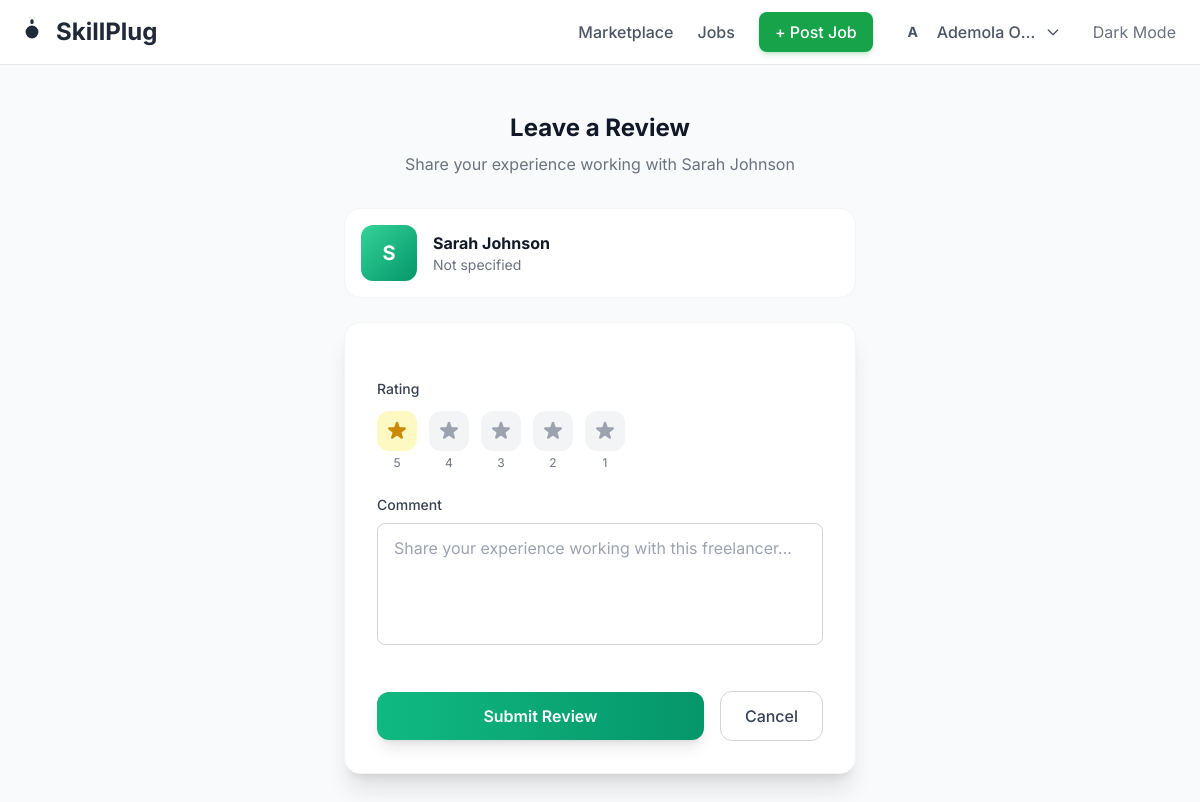
/reviews/freelancer/sarah_client/review/ (signed in), run on the app's committed database.
### apps/accounts/models.py (models this page shows, shortened)
class User(AbstractUser):
    ACCOUNT_TYPE_CHOICES = [
        ("student", "Student Freelancer"),
        ("client", "Client"),
        ("both", "Both"),
    ]
    AVAILABILITY_CHOICES = [
        ("available", "Available for Work"),
        ("busy", "Currently Busy"),
        ("not_available", "Not Available"),
    ]
    NIGERIAN_UNIVERSITIES = [
        ("unilag", "University of Lagos (UNILAG)"),
        ("ui", "University of Ibadan (UI)"),
        ("oau", "Obafemi Awolowo University (OAU)"),
        ("uniben", "University of Benin (UNIBEN)"),
        ("abu", "Ahmadu Bello University (ABU)"),
        ("unn", "University of Nigeria, Nsukka (UNN)"),
        ("lautech", "Ladoke Akintola University (LAUTECH)"),
        ("covenant", "Covenant University"),
        ("babcock", "Babcock University"),
        ("futa", "Federal University of Technology, Akure (FUTA)"),
        ("futo", "Federal University of Technology, Owerri (FUTO)"),
        ("lasu", "Lagos State University (LASU)"),
        ("eksu", "Ekiti State University (EKSU)"),
        ("other", "Other Institution"),
    ]
    email = models.EmailField(unique=True)
    full_name = models.CharField(max_length=200, blank=True)
    account_type = models.CharField(
        max_length=10,
        choices=ACCOUNT_TYPE_CHOICES,
        default="student",
    )
    school = models.CharField(
        max_length=50,
        choices=NIGERIAN_UNIVERSITIES,
        blank=True,
    )
    department = models.CharField(max_length=200, blank=True)
    bio = models.TextField(
        max_length=1000,
        blank=True,
        help_text="Tell clients about yourself, your skills and experience",
    )
    whatsapp = models.CharField(
        max_length=20,
        blank=True,
        help_text="WhatsApp number with country code (e.g., 2348012345678)",
    )
    skills = models.ManyToManyField(Skill, blank=True, related_name="users")
    profile_image = models.ImageField(
        upload_to="profiles/",
        blank=True,
        null=True,
        help_text="Upload a professional photo",
    )
    availability_status = models.CharField(
        max_length=15,
        choices=AVAILABILITY_CHOICES,
        default="available",
    )
    verified = models.BooleanField(default=False)
    verification_doc = models.ImageField(
        upload_to="verification/",
        blank=True,
        null=True,
        help_text="Upload student ID card for verification",
    )
    verification_date = models.DateTimeField(blank=True, null=True)
    profile_complete = models.BooleanField(default=False)
    date_joined = models.DateTimeField(auto_now_add=True)
    updated_at = models.DateTimeField(auto_now=True)
    saved_freelancers = models.ManyToManyField(
        "self",
        symmetrical=False,
        blank=True,
        related_name="saved_by",
    )
    dark_mode = models.BooleanField(default=False)
    USERNAME_FIELD = "email"
    REQUIRED_FIELDS = ["username"]
    class Meta:
        ordering = ["-date_joined"]
        verbose_name = "User"
        verbose_name_plural = "Users"
    def get_absolute_url(self):
        return reverse("freelancer_detail", kwargs={"username": self.username})
    @property
    def display_name(self):
        return self.full_name or self.username or self.email.split("@")[0]
    @property
    def school_display(self):
        for code, name in self.NIGERIAN_UNIVERSITIES:
            if code == self.school:
                return name
        return self.school or "Not specified"

### apps/reviews/views.py (the view)
@login_required
def create_review(request, username):
    freelancer = get_object_or_404(
        User,
        username=username,
        profile_complete=True,
    )
    if freelancer == request.user:
        messages.error(request, "You cannot review yourself.")
        return redirect("freelancer_detail", username=username)
    if Review.objects.filter(reviewer=request.user, freelancer=freelancer).exists():
        messages.info(request, "You have already reviewed this freelancer.")
        return redirect("freelancer_detail", username=username)
    if request.method == "POST":
        form = ReviewForm(
            request.POST,
            reviewer=request.user,
            freelancer=freelancer,
        )
        if form.is_valid():
            form.save()
            messages.success(request, "Review submitted successfully!")
            return redirect("freelancer_detail", username=username)
    else:
        form = ReviewForm(reviewer=request.user, freelancer=freelancer)
    return render(request, "reviews/review_form.html", {
        "form": form,
        "freelancer": freelancer,
        "title": f"Review {freelancer.display_name}",
    })

### apps/reviews/forms.py (shortened to what this page needs)
class ReviewForm(forms.ModelForm):
    rating = forms.ChoiceField(
        choices=RATING_CHOICES,
        initial=5,
        widget=forms.RadioSelect(attrs={
            "class": "sr-only peer",
        }),
    )
    comment = forms.CharField(
        required=False,
        widget=forms.Textarea(attrs={
            "class": "w-full px-4 py-3 rounded-lg border border-gray-300 focus:border-green-500 focus:ring-2 focus:ring-green-200 transition-all resize-none",
            "placeholder": "Share your experience working with this freelancer...",
            "rows": 4,
        }),
    )
    class Meta:
        model = Review
        fields = ["rating", "comment"]
    def __init__(self, *args, reviewer=None, freelancer=None, **kwargs):
        super().__init__(*args, **kwargs)
        self.reviewer = reviewer
        self.freelancer = freelancer

### apps/marketplace/context_processors.py (called while the page is built)
def marketplace_stats(request):
    return {
        "total_freelancers": User.objects.filter(profile_complete=True).count(),
        "total_verified": User.objects.filter(profile_complete=True, verified=True).count(),
        "popular_skills": Skill.objects.filter(is_active=True)[:8],
    }

### templates/reviews/review_form.html (shortened to what this page needs)
{% extends 'base.html' %}
{% block content %}
<section class="min-h-screen py-12 px-4 bg-gray-50 dark:bg-gray-900">
    <div class="max-w-lg mx-auto">
        <div class="text-center mb-8">
            <h1 class="text-2xl font-bold text-gray-900 dark:text-white">Leave a Review</h1>
            <p class="mt-2 text-gray-500 dark:text-gray-400">Share your experience working with {{ freelancer.display_name }}</p>
        </div>
        <div class="bg-white dark:bg-gray-800 rounded-2xl border border-gray-100 dark:border-gray-700 p-4 mb-6 flex items-center gap-4">
            {% if freelancer.profile_image %}
                <img src="{{ freelancer.profile_image.url }}" alt="{{ freelancer.display_name }}" class="w-14 h-14 rounded-xl object-cover">
            {% else %}
                <div class="w-14 h-14 rounded-xl bg-gradient-to-br from-primary-400 to-primary-600 flex items-center justify-center text-white text-xl font-bold">
                    {{ freelancer.display_name|first|upper }}
                </div>
            {% endif %}
            <div>
                <p class="font-bold text-gray-900 dark:text-white">{{ freelancer.display_name }}</p>
                <p class="text-sm text-gray-500 dark:text-gray-400">{{ freelancer.school_display|truncatechars:30 }}</p>
            </div>
        </div>
        <div class="bg-white dark:bg-gray-800 rounded-2xl shadow-xl border border-gray-100 dark:border-gray-700 p-6 md:p-8">
            <form method="post" class="space-y-6">
                <div>
                    <label class="block text-sm font-medium text-gray-700 dark:text-gray-300 mb-3">Rating</label>
                    <div class="flex items-center gap-3">
                        {% for value, label in form.rating.field.choices %}
                            <label class="cursor-pointer">
                                <div class="w-10 h-10 rounded-xl bg-gray-100 dark:bg-gray-700 flex items-center justify-center text-gray-400 peer-checked:bg-yellow-100 peer-checked:text-yellow-600 transition-colors hover:bg-gray-200">
                                </div>
                                <p class="text-center text-xs text-gray-500 mt-1">{{ value }}</p>
                            </label>
                        {% endfor %}
                    </div>
                </div>
                <div>
                    <label class="block text-sm font-medium text-gray-700 dark:text-gray-300 mb-2">Comment</label>
                    {{ form.comment }}
                </div>
                <div class="flex items-center gap-4 pt-4">
                    <button type="submit" class="flex-1 py-3 bg-gradient-to-r from-primary-500 to-primary-600 text-white font-semibold rounded-xl hover:from-primary-600 hover:to-primary-700 shadow-lg transition-all-300">
                        Submit Review
                    </button>
                    <a href="{{ freelancer.get_absolute_url }}" class="px-6 py-3 border border-gray-300 dark:border-gray-600 text-gray-700 dark:text-gray-300 font-medium rounded-xl hover:bg-gray-50 dark:hover:bg-gray-700 transition-colors">
                        Cancel
                    </a>
                </div>
            </form>
        </div>
    </div>
</section>
{% endblock %}

### templates/partials/navbar.html (shortened to what this page needs)
{% load static %}
<nav class="fixed top-0 w-full bg-white/90 dark:bg-slate-900/90 backdrop-blur border-b border-gray-200 dark:border-gray-800 z-50">
    <div class="max-w-7xl mx-auto px-4 h-16 flex items-center justify-between">
        <a href="{% url 'home' %}" class="text-2xl font-bold text-ng-600 dark:text-emerald-400 flex items-center gap-2">
            <svg class="w-8 h-8" fill="currentColor" viewBox="0 0 20 20"><path d="M10 2a1 1 0 011 1v1a1 1 0 11-2 0V3a1 1 0 011-1zm4 8a4 4 0 11-8 0 4 4 0 018 0zm-4-2a.5.5 0 110-1 .5.5 0 010 1z"/></svg>
            SkillPlug
        </a>
        <div class="hidden md:flex items-center gap-6">
            <a href="{% url 'freelancer_list' %}" class="text-gray-600 hover:text-ng-600 font-medium transition">Marketplace</a>
            <a href="{% url 'job_list' %}" class="text-gray-600 hover:text-ng-600 font-medium transition">Jobs</a>
            {% if user.is_authenticated %}
                <a href="{% url 'job_post' %}" class="px-4 py-2 bg-green-600 text-white rounded-lg font-medium hover:bg-green-700 shadow-md shadow-green-600/20 transition transform hover:-translate-y-0.5">+ Post Job</a>
                <div class="relative" id="profile-dropdown-wrap">
                    <button onclick="toggleProfileDropdown()" class="flex items-center gap-2 text-gray-600 hover:text-ng-600 font-medium focus:outline-none">
                        {% if user.profile_image %}
                            <img src="{{ user.profile_image.url }}" class="w-8 h-8 rounded-full object-cover border border-gray-200">
                        {% else %}
                            <div class="w-8 h-8 rounded-full bg-ng-100 flex items-center justify-center text-sm font-bold text-ng-600">{{ user.full_name|slice:":1"|upper|default:user.username|slice:":1"|upper }}</div>
                        {% endif %}
                        <span class="max-w-[100px] truncate">{{ user.full_name|default:user.username }}</span>
                        <svg class="w-4 h-4" fill="none" stroke="currentColor" viewBox="0 0 24 24"><path stroke-linecap="round" stroke-linejoin="round" stroke-width="2" d="M19 9l-7 7-7-7"/></svg>
                    </button>
                </div>
            {% else %}
                <a href="{% url 'account_login' %}" class="text-gray-600 hover:text-ng-600 font-medium">Login</a>
                <a href="{% url 'account_signup' %}" class="px-4 py-2 bg-ng-600 text-green rounded-lg font-medium hover:bg-ng-700 shadow-md shadow-green-600/20 transition">Get Started</a>
            {% endif %}
            <button onclick="toggleDarkMode()" class="p-2 rounded-full hover:bg-gray-100 dark:hover:bg-gray-800 text-gray-500 transition">Dark Mode</button>
        </div>
    </div>
</nav>

### templates/base.html (style rules this page uses)
* { font-family: 'Inter', system-ui, sans-serif; }
.transition-all-300 { transition: all 0.3s cubic-bezier(0.4, 0, 0.2, 1); }
input, textarea, select { color-scheme: light; }

### data on the page
User: full_name "A", full_name "Ademola O…"
User: display_name "Sarah Johnson", display_name|first "S", school_display "Not specified"

### other printed values
{{ value }} "5" "4" "3" "2" "1"
